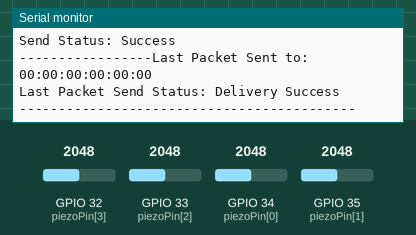
A sketch run on a simulated ESP32. On the bench: the last lines printed to the serial monitor. Inputs (shaded band) come from the test bench; at power-on: GPIO 32 (piezoPin[3]) = 2048, GPIO 33 (piezoPin[2]) = 2048, GPIO 34 (piezoPin[0]) = 2048, GPIO 35 (piezoPin[1]) = 2048.

Above: at 1.2 s.
1.3 s: GPIO 32 (piezoPin[3]) set to 960
2.8 s: GPIO 33 (piezoPin[2]) set to 960
At 3.14 s:
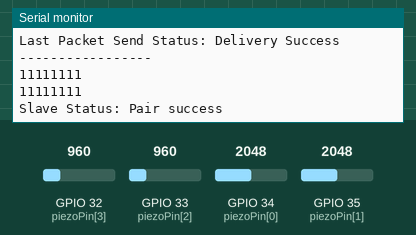
4.3 s: GPIO 32 (piezoPin[3]) set to 1040
At 4.54 s:
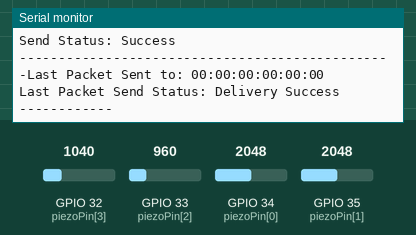
5.8 s: GPIO 34 (piezoPin[0]) set to 960
At 6.6 s:
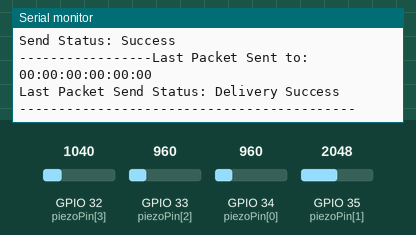
7.3 s: GPIO 33 (piezoPin[2]) set to 1040
8.8 s: GPIO 34 (piezoPin[0]) set to 1040
Timing chart, 0 to 11.3 s (numbered marks = the images above; inputs shaded):
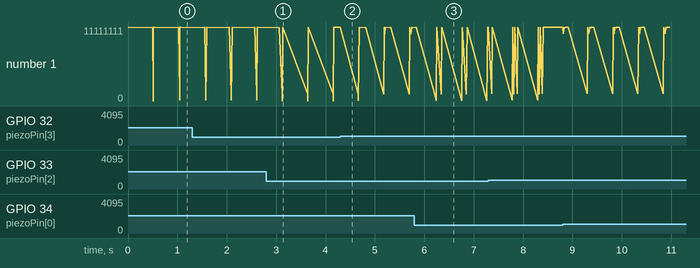

Measured:
- after the input at 4.3 s, the serial monitor: prints a new line at once (image 2)
- after the input at 5.8 s, the serial monitor: prints a new line after 0.44 s (image 3)

The sketch:

Master_BUTTON.ino
```cpp
/**
   ESPNOW - Basic communication - Master
   Date: 26th September 2017
   Author: Arvind Ravulavaru <https://github.com/arvindr21>
   Purpose: ESPNow Communication between a Master ESP32 and a Slave ESP32
   Description: This sketch consists of the code for the Master module.
   Resources: (A bit outdated)
   a. https://espressif.com/sites/default/files/documentation/esp-now_user_guide_en.pdf
   b. http://www.esploradores.com/practica-6-conexion-esp-now/

   << This Device Master >>

   Flow: Master
   Step 1 : ESPNow Init on Master and set it in STA mode
   Step 2 : Start scanning for Slave ESP32 (we have added a prefix of `slave` to the SSID of slave for an easy setup)
   Step 3 : Once found, add Slave as peer
   Step 4 : Register for send callback
   Step 5 : Start Transmitting data from Master to Slave

   Flow: Slave
   Step 1 : ESPNow Init on Slave
   Step 2 : Update the SSID of Slave with a prefix of `slave`
   Step 3 : Set Slave in AP mode
   Step 4 : Register for receive callback and wait for data
   Step 5 : Once data arrives, print it in the serial monitor

   Note: Master and Slave have been defined to easily understand the setup.
         Based on the ESPNOW API, there is no concept of Master and Slave.
         Any devices can act as master or salve.
*/
#include <Arduino.h>
#include <esp_now.h>
#include <WiFi.h>

// Global copy of slave
esp_now_peer_info_t slave;
#define CHANNEL 0
#define PRINTSCANRESULTS 0
#define DELETEBEFOREPAIR 0

uint8_t data = 0;
// send data

int mac[6] = { 0x24, 0xDC, 0xC3, 0x98, 0x80, 0xC8 };
int piezoPin[4] = { 34, 35, 33, 32 };
unsigned long startTime[4] = { 0, 0, 0, 0 };
int piezo = 0;

// Init ESP Now with fallback
void initESPNow() {
  WiFi.disconnect();
  if (esp_now_init() != ESP_OK) {
    Serial.println("ESPNow Init Failed");
    ESP.restart();
  }
}

// Set MAC address of slave
void setSlave() {
  //int8_t scanResults = WiFi.scanNetworks();
  memset(&slave, 0, sizeof(slave));

  for (int i = 0; i < 6; ++i) {
    slave.peer_addr[i] = (uint8_t)mac[i];
  }

  slave.channel = CHANNEL;  // pick a channel
  slave.encrypt = 0;        // no encryption
}

// Check if the slave is already paired with the master.
// If not, pair the slave with master
bool pairSlave() {

  //failsave in case the channel got messed up somehow
  if (slave.channel != CHANNEL) {
    Serial.println("No Slave found to process");
    return false;
  }

  Serial.print("Slave Status: ");

  // check if the peer exists
  if (esp_now_is_peer_exist(slave.peer_addr)) {
    Serial.println("Already Paired");
    return true;
  }
  // Slave not paired, attempt pair
  else {
    esp_err_t addStatus = esp_now_add_peer(&slave);

    if (addStatus == ESP_OK) {
      // Pair success
      Serial.println("Pair success");
      return true;
    } else if (addStatus == ESP_ERR_ESPNOW_NOT_INIT) {
      // How did we get so far!!
      Serial.println("ESPNOW Not Init");
      return false;
    } else if (addStatus == ESP_ERR_ESPNOW_ARG) {
      Serial.println("Invalid Argument");
      return false;
    } else if (addStatus == ESP_ERR_ESPNOW_FULL) {
      Serial.println("Peer list full");
      return false;
    } else if (addStatus == ESP_ERR_ESPNOW_NO_MEM) {
      Serial.println("Out of memory");
      return false;
    } else if (addStatus == ESP_ERR_ESPNOW_EXIST) {
      Serial.println("Peer Exists");
      return true;
    } else {
      Serial.println("Not sure what happened");
      return false;
    }
  }
}

// send data
void sendData() {
  //make sure there actually is a slave paired before sending data
  //if no slave is found, pair the slave here
  pairSlave();

  //send data
  const uint8_t *peer_addr = slave.peer_addr;
  esp_err_t result = esp_now_send(peer_addr, (uint8_t *)&data, sizeof(data));

  Serial.print("Send Status: ");
  if (result == ESP_OK) {
    Serial.println("Success");
  } else if (result == ESP_ERR_ESPNOW_NOT_INIT) {
    // How did we get so far!!
    Serial.println("ESPNOW not Init.");
  } else if (result == ESP_ERR_ESPNOW_ARG) {
    Serial.println("Invalid Argument");
  } else if (result == ESP_ERR_ESPNOW_INTERNAL) {
    Serial.println("Internal Error");
  } else if (result == ESP_ERR_ESPNOW_NO_MEM) {
    Serial.println("ESP_ERR_ESPNOW_NO_MEM");
  } else if (result == ESP_ERR_ESPNOW_NOT_FOUND) {
    Serial.println("Peer not found.");
  } else {
    Serial.println("Not sure what happened");
  }
}

// callback when data is sent from Master to Slave
void onDataSent(const uint8_t *mac_addr, esp_now_send_status_t status) {
  char macStr[18];
  snprintf(macStr, sizeof(macStr), "%02x:%02x:%02x:%02x:%02x:%02x",
           mac_addr[0], mac_addr[1], mac_addr[2], mac_addr[3], mac_addr[4], mac_addr[5]);
  Serial.print("Last Packet Sent to: ");
  Serial.println(macStr);
  Serial.print("Last Packet Send Status: ");
  Serial.println(status == ESP_NOW_SEND_SUCCESS ? "Delivery Success" : "Delivery Fail");
}

void setup() {
  Serial.begin(115200);
  pinMode(0, INPUT);
  WiFi.mode(WIFI_STA);  //station mode
  initESPNow();
  // Sets OnDataSent() as callback function for debugging
  esp_now_register_send_cb(onDataSent);
  setSlave();
}

void loop() {
  uint8_t tempData = data;

  //edit "data" and manage timers
  for (int i = 0; i <= 4; i++) {
    //on click
    if (analogRead(piezoPin[i]) > 1000 && bitRead(data, i) == 0) {

      bitWrite(data, i, 1);
      for (int k = 0; k < 8; k++) {
        Serial.print(bitRead(data, i));
      }
      Serial.println("");
      startTime[i] = millis();
    }

    //duration ends
    if (millis() - startTime[i] >= 500 && bitRead(data, i) != 0) {
      bitWrite(data, i, 0);
      for (int k = 0; k < 8; k++) {
        Serial.print(bitRead(data, k));
      }
      Serial.println("");
    }
  }

  //send data only if it was edited this frame
  if (data != tempData) {
    sendData();
    Serial.println("------------------------------------------------------------");
  }
}
```
